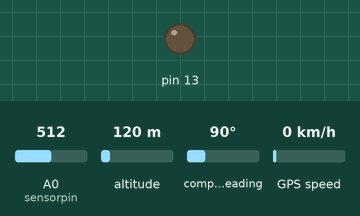
Simulated run of this sketch. Board: Arduino Uno, built with avr-gcc and run on an emulated ATmega328P. On the bench: output pins drawn as LEDs (lit = HIGH). The inputs (shaded band) are chosen by the test bench; at power-on: A0 (sensorpin) = 512, altitude 120 m, compass heading 90°, GPS speed 0 km/h. The GPS gets a fix after 3 s at 37.7749, -122.4194 with 8 satellites; what the sketch prints to the serial monitor is not drawn.

Above: at 3.2 s.
3.3 s: A0 (sensorpin) set to 470
At 4.5 s:
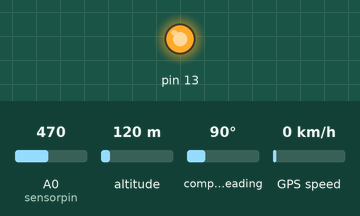
Timing chart, 0 to 6.9 s (numbered marks = the images above; inputs shaded):
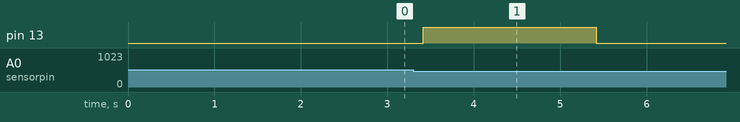

The sketch:

SciProj2016Demo.ino
```cpp
#include <SoftwareSerial.h>
#include <GSM.h>
#include <Adafruit_GPS.h>
SoftwareSerial mySerial(9, 8);
Adafruit_GPS GPS(&mySerial);
#define GPSECHO  false
#define DEBUG true
#define PINNUMBER ""
GSM gsmAccess;
GSM_SMS sms;
boolean usingInterrupt = false;
void useInterrupt(boolean);
char remoteNum[20] = "4083403241";  // telephone number to send to
int sensorpin = A0;
int sensorvalue = 0;
int checkvalueone = 0;
int checkcount = 0;
void setup()
{
  Serial.begin(115200);
  pinMode(13, OUTPUT);
  while (!Serial) {
  }
  Serial.println("Initializing GSM ...");
  boolean notConnected = true;
  while (notConnected) {
    if (gsmAccess.begin(PINNUMBER) == GSM_READY) {
      notConnected = false;
    }
    else {
      Serial.println("Not connected");
      delay(1000);
    }
  }
  Serial.println("GSM initialized");
  //Serial.println(" GPS library  test!");
  GPS.begin(9600);
  GPS.sendCommand(PMTK_SET_NMEA_OUTPUT_RMCGGA);
  GPS.sendCommand(PMTK_SET_NMEA_UPDATE_1HZ);
  GPS.sendCommand(PGCMD_ANTENNA);
  useInterrupt(true);
  //delay(1000);
  //mySerial.println(PMTK_Q_RELEASE);
  /* Serial.print("Enter a mobile number: ");
  readSerial(remoteNum);
  Serial.println(remoteNum);*/
}

SIGNAL(TIMER0_COMPA_vect) {
  char c = GPS.read();
#ifdef UDR0
  if (GPSECHO)
    if (c) UDR0 = c;
#endif
}

void useInterrupt(boolean v) {
  if (v) {
    OCR0A = 0xAF;
    TIMSK0 |= _BV(OCIE0A);
    usingInterrupt = true;
  } else {
    TIMSK0 &= ~_BV(OCIE0A);
    usingInterrupt = false;
  }
}

uint32_t timer = millis();

/*
  Read input serial
 */
int readSerial(char result[]) {
  int i = 0;
  while (1) {
    while (Serial.available() > 0) {
      char inChar = Serial.read();
      if (inChar == '\n') {
        result[i] = '\0';
        Serial.flush();
        return 0;
      }
      if (inChar != '\r') {
        result[i] = inChar;
        i++;
      }
    }
  }
}

void loop()
{


  checkcount = 0;
  if (! usingInterrupt) {
    char c = GPS.read();
    //if (GPSECHO)
    //  if (c) Serial.print(c);
  }
  if (GPS.newNMEAreceived()) {
    //Serial.println("*******************************************");
    if (!GPS.parse(GPS.lastNMEA()))
      return;
  }
  sensorvalue=analogRead(sensorpin);

  if (DEBUG)
  Serial.println(sensorvalue);

  if (sensorvalue>500)
  {
    delay(200);
    while(checkcount < 3)
    {
      checkvalueone=analogRead(sensorpin);
      Serial.println(checkvalueone);
      if (checkvalueone<(pow(sensorvalue,0.99)) && (checkvalueone>(pow(sensorvalue,0.85))))
      {
        digitalWrite(13,HIGH);
        delay(2000);
        digitalWrite(13,LOW);
        sms.beginSMS(remoteNum);
        sms.print("Relaying Coordinates from Body-Guard Backpack #42: ");
        sms.print("http://maps.google.com/?q=37.328457,-121.887113");
        //sms.print(GPS.latitudeDegrees, 4);
        //sms.print(",");
        //sms.print(GPS.longitudeDegrees, 4);
        sms.endSMS();
        Serial.println("\nCOMPLETE!\n");
        delay(1000);
        /*if (GPS.fix)
        {
          Serial.print("Location URL, works with Google Maps: ");
          Serial.print("http://maps.google.com/?q=");
          Serial.print(GPS.latitudeDegrees, 4);
          Serial.print(",");
          Serial.println(GPS.longitudeDegrees, 4);
          Serial.print("Number of satellites found: ");
          Serial.println((int)GPS.satellites);
          Serial.println("SENDING MESSAGE to phone number ");
          Serial.println(remoteNum);
          Serial.println();
          //sms.beginSMS("14082054646");
          sms.beginSMS(remoteNum);

          sms.print("Relaying Coordinates from Body-Guard Backpack #42: ");
          sms.print("http://maps.google.com/?q=");
          sms.print(GPS.latitudeDegrees, 4);
          sms.print(",");
          sms.print(GPS.longitudeDegrees, 4);
          sms.endSMS();
          Serial.println("\nCOMPLETE!\n");
          delay(5000);
        }
        if (! GPS.fix) {
          Serial.println("No fix yet!");
          delay(5000);
        }*/
        checkcount=42;
      }
      checkcount++;
    }
  }
}
```

Measured:
- the behaviour switches between 482 and 481 on A0 (sensorpin) (found by bisection; images 0 and 1)
- after the input at 3.3 s, pin 13: LOW → HIGH after 0.12 s, → LOW 2.0 s later
